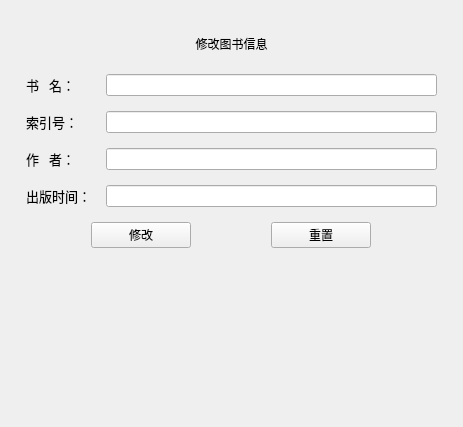
<?xml version="1.0" encoding="UTF-8"?>
<ui version="4.0">
 <class>AdminModifyBook</class>
 <widget class="QWidget" name="AdminModifyBook">
  <property name="geometry">
   <rect>
    <x>0</x>
    <y>0</y>
    <width>463</width>
    <height>427</height>
   </rect>
  </property>
  <property name="windowTitle">
   <string>书刊查找</string>
  </property>
  <layout class="QHBoxLayout" name="horizontalLayout">
   <property name="topMargin">
    <number>35</number>
   </property>
   <item>
    <layout class="QVBoxLayout" name="verticalLayout_2">
     <item>
      <widget class="TitleLabel" name="TitleLabel">
       <property name="text">
        <string>修改图书信息</string>
       </property>
       <property name="alignment">
        <set>Qt::AlignCenter</set>
       </property>
      </widget>
     </item>
     <item>
      <widget class="CardWidget" name="CardWidget">
       <layout class="QVBoxLayout" name="verticalLayout">
        <property name="spacing">
         <number>15</number>
        </property>
        <property name="leftMargin">
         <number>15</number>
        </property>
        <property name="topMargin">
         <number>15</number>
        </property>
        <property name="rightMargin">
         <number>15</number>
        </property>
        <property name="bottomMargin">
         <number>15</number>
        </property>
        <item>
         <layout class="QHBoxLayout" name="horizontalLayout_4">
          <item>
           <layout class="QVBoxLayout" name="verticalLayout_7">
            <item>
             <widget class="QLabel" name="label_11">
              <property name="font">
               <font>
                <family>Microsoft YaHei</family>
                <pointsize>10</pointsize>
                <bold>false</bold>
               </font>
              </property>
              <property name="text">
               <string>书   名：</string>
              </property>
             </widget>
            </item>
            <item>
             <widget class="QLabel" name="label_12">
              <property name="font">
               <font>
                <family>Microsoft YaHei</family>
                <pointsize>10</pointsize>
                <bold>false</bold>
               </font>
              </property>
              <property name="text">
               <string>索引号：</string>
              </property>
             </widget>
            </item>
            <item>
             <widget class="QLabel" name="label_13">
              <property name="font">
               <font>
                <family>Microsoft YaHei</family>
                <pointsize>10</pointsize>
                <bold>false</bold>
               </font>
              </property>
              <property name="text">
               <string>作   者：</string>
              </property>
             </widget>
            </item>
            <item>
             <widget class="QLabel" name="label_14">
              <property name="font">
               <font>
                <family>Microsoft YaHei</family>
                <pointsize>10</pointsize>
                <bold>false</bold>
               </font>
              </property>
              <property name="text">
               <string>出版时间：</string>
              </property>
             </widget>
            </item>
           </layout>
          </item>
          <item>
           <layout class="QVBoxLayout" name="verticalLayout_8">
            <item>
             <widget class="LineEdit" name="bookTitle"/>
            </item>
            <item>
             <widget class="LineEdit" name="bookIndex"/>
            </item>
            <item>
             <widget class="LineEdit" name="bookAuthor"/>
            </item>
            <item>
             <layout class="QHBoxLayout" name="horizontalLayout_5">
              <item>
               <widget class="LineEdit" name="publishYear"/>
              </item>
             </layout>
            </item>
           </layout>
          </item>
         </layout>
        </item>
        <item>
         <layout class="QHBoxLayout" name="horizontalLayout_7" stretch="0,0">
          <item>
           <widget class="PrimaryPushButton" name="modifyButton">
            <property name="sizePolicy">
             <sizepolicy hsizetype="Minimum" vsizetype="Fixed">
              <horstretch>2</horstretch>
              <verstretch>0</verstretch>
             </sizepolicy>
            </property>
            <property name="maximumSize">
             <size>
              <width>100</width>
              <height>16777215</height>
             </size>
            </property>
            <property name="text">
             <string>修改</string>
            </property>
           </widget>
          </item>
          <item>
           <widget class="PushButton" name="resetButton">
            <property name="sizePolicy">
             <sizepolicy hsizetype="Minimum" vsizetype="Fixed">
              <horstretch>0</horstretch>
              <verstretch>0</verstretch>
             </sizepolicy>
            </property>
            <property name="maximumSize">
             <size>
              <width>100</width>
              <height>16777215</height>
             </size>
            </property>
            <property name="text">
             <string>重置</string>
            </property>
           </widget>
          </item>
         </layout>
        </item>
       </layout>
      </widget>
     </item>
     <item>
      <spacer name="verticalSpacer">
       <property name="orientation">
        <enum>Qt::Vertical</enum>
       </property>
       <property name="sizeHint" stdset="0">
        <size>
         <width>20</width>
         <height>40</height>
        </size>
       </property>
      </spacer>
     </item>
    </layout>
   </item>
  </layout>
 </widget>
 <customwidgets>
  <customwidget>
   <class>PushButton</class>
   <extends>QPushButton</extends>
   <header>qfluentwidgets</header>
  </customwidget>
  <customwidget>
   <class>PrimaryPushButton</class>
   <extends>PushButton</extends>
   <header>qfluentwidgets</header>
  </customwidget>
  <customwidget>
   <class>CardWidget</class>
   <extends>QFrame</extends>
   <header>qfluentwidgets</header>
   <container>1</container>
  </customwidget>
  <customwidget>
   <class>TitleLabel</class>
   <extends>QLabel</extends>
   <header>qfluentwidgets</header>
  </customwidget>
  <customwidget>
   <class>LineEdit</class>
   <extends>QLineEdit</extends>
   <header>qfluentwidgets</header>
  </customwidget>
 </customwidgets>
 <resources/>
 <connections/>
</ui>
